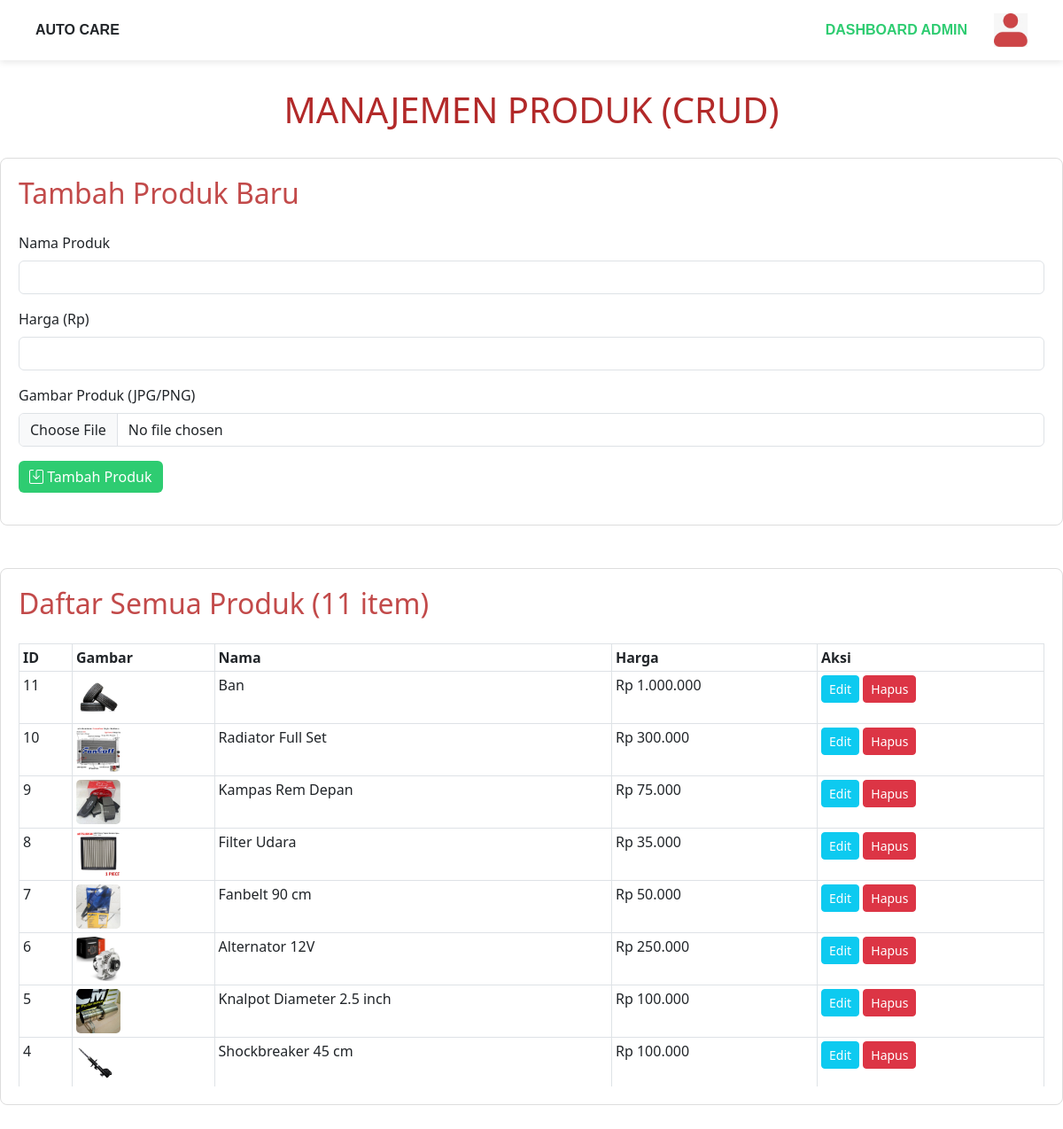
Page /admin_produk_edit.php (signed in) on the committed database.
### tables this page shows
CREATE TABLE `products` (
  `id` int(11) NOT NULL,
  `name` varchar(255) NOT NULL,
  `price` decimal(10,0) NOT NULL,
  `image_path` varchar(255) DEFAULT NULL,
  `stock` int(11) DEFAULT 10
);

### admin_produk_edit.php (the view, shortened to what this page needs)
<?php
include "inc/koneksi.php";
include "inc/header.php";
$result_products = mysqli_query($conn, "SELECT id, name, price, image_path FROM products ORDER BY id DESC");
$product_list = mysqli_fetch_all($result_products, MYSQLI_ASSOC);
$edit_product = null;
?>
<!DOCTYPE html>
<html lang="id">
<head>
    <link href="https://cdn.jsdelivr.net/npm/bootstrap@5.3.0/dist/css/bootstrap.min.css" rel="stylesheet">
    <link href="https://cdn.jsdelivr.net/npm/bootstrap-icons@1.10.5/font/bootstrap-icons.css" rel="stylesheet">
</head>
<body>
    <main>
        <h1 class="text-center">MANAJEMEN PRODUK (CRUD)</h1>
        <div class="data-section mb-5">
            <h2><?= ($edit_product ? 'Edit Produk: ' . htmlspecialchars($edit_product['name']) : 'Tambah Produk Baru') ?></h2>
            <form method="POST" enctype="multipart/form-data" action="admin_produk_edit.php">
                <div class="mb-3">
                    <label class="form-label">Nama Produk</label>
                    <input type="text" name="name" class="form-control" value="<?= $edit_product['name'] ?? '' ?>" required>
                </div>
                <div class="mb-3">
                    <label class="form-label">Harga (Rp)</label>
                    <input type="number" name="price" class="form-control" value="<?= $edit_product['price'] ?? '' ?>" required min="0">
                </div>
                <div class="mb-3">
                    <label class="form-label">Gambar Produk (JPG/PNG)</label>
                    <input type="file" name="image" class="form-control" <?= ($edit_product ? '' : 'required') ?>>
                </div>
                <button type="submit" class="btn btn-primary" style="background:#2ecc71; border:none;">
                    <i class="bi bi-save"></i> <?= ($edit_product ? 'Simpan Perubahan' : 'Tambah Produk') ?>
                </button>
            </form>
        </div>
        <div class="data-section">
            <h2>Daftar Semua Produk (<?= count($product_list) ?> item)</h2>
            <div class="table-responsive">
                <table class="table table-bordered table-hover table-sm">
                    <thead>
                        <tr>
                            <th>ID</th>
                            <th>Gambar</th>
                            <th>Nama</th>
                            <th>Harga</th>
                            <th>Aksi</th>
                        </tr>
                    </thead>
                    <tbody>
                        <?php if (empty($product_list)): ?>
                            <tr><td colspan="5" class="text-center">Belum ada produk.</td></tr>
                        <?php else: ?>
                            <?php foreach ($product_list as $p): ?>
                                <tr>
                                    <td><?= $p['id'] ?></td>
                                    <td><img src="<?= htmlspecialchars($p['image_path']) ?>" class="product-img"></td>
                                    <td><?= htmlspecialchars($p['name']) ?></td>
                                    <td>Rp <?= number_format($p['price'], 0, ',', '.') ?></td>
                                    <td>
                                        <a href="admin_produk_edit.php?action=edit&id=<?= $p['id'] ?>" class="btn btn-sm btn-info text-white">Edit</a>
                                        <a href="admin_produk_edit.php?action=delete&id=<?= $p['id'] ?>"
                                           onclick="return confirm('Yakin ingin menghapus produk ini?')"
                                           class="btn btn-sm btn-danger">Hapus</a>
                                    </td>
                                </tr>
                            <?php endforeach; ?>
                        <?php endif; ?>
                    </tbody>
                </table>
            </div>
        </div>
    </main>
</body>
</html>

### admin_produk_edit.php (style rules this page uses)
main { padding-top: 100px; max-width: 1200px; margin: auto; }
h1 { color: #b22929; margin-bottom: 30px; }
h2 { margin-bottom: 25px; color: #c24a4a; }
.data-section { padding: 20px; border: 1px solid #ddd; border-radius: 8px; margin-bottom: 30px; background: #fff; }
.product-img { width: 50px; height: 50px; object-fit: contain; border-radius: 5px; }
.table-responsive { max-height: 500px; overflow-y: auto; }
th { background-color: #f8d7da; color: #721c24; position: sticky; top: 0; }

### rows in the picture
products: id "11", image_path (picture), name "Ban", price "1.000.000"
products: id "10", image_path (picture), name "Radiator Full Set", price "300.000"
products: id "9", image_path (picture), name "Kampas Rem Depan", price "75.000"
products: id "8", image_path (picture), name "Filter Udara", price "35.000"
products: id "7", image_path (picture), name "Fanbelt 90 cm", price "50.000"
products: id "6", image_path (picture), name "Alternator 12V", price "250.000"
products: id "5", image_path (picture), name "Knalpot Diameter 2.5 inch", price "100.000"
products: id "4", image_path (picture), name "Shockbreaker 45 cm", price "100.000"

### other values in the picture
count($product_list) "11"
